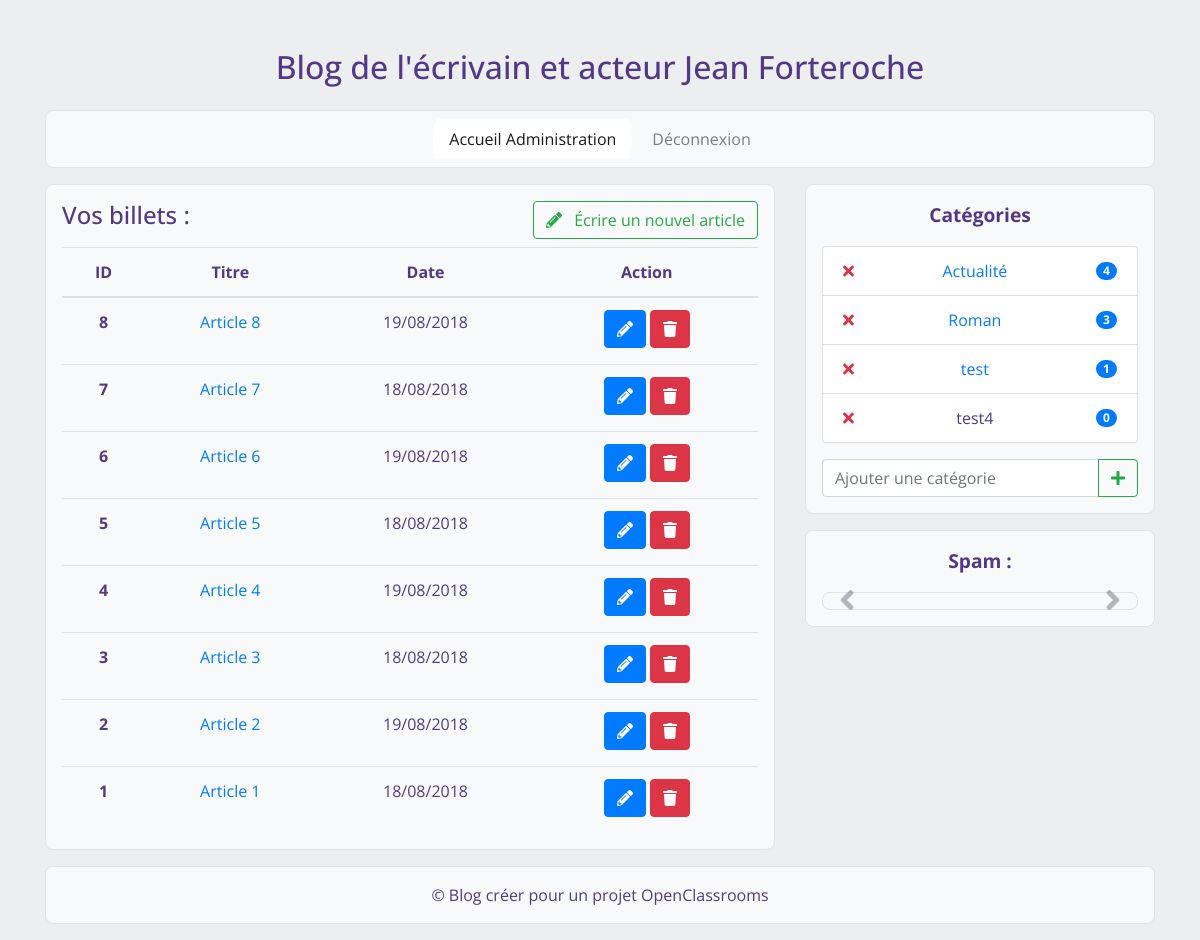
The app's page /index.php?page=admin, older data.
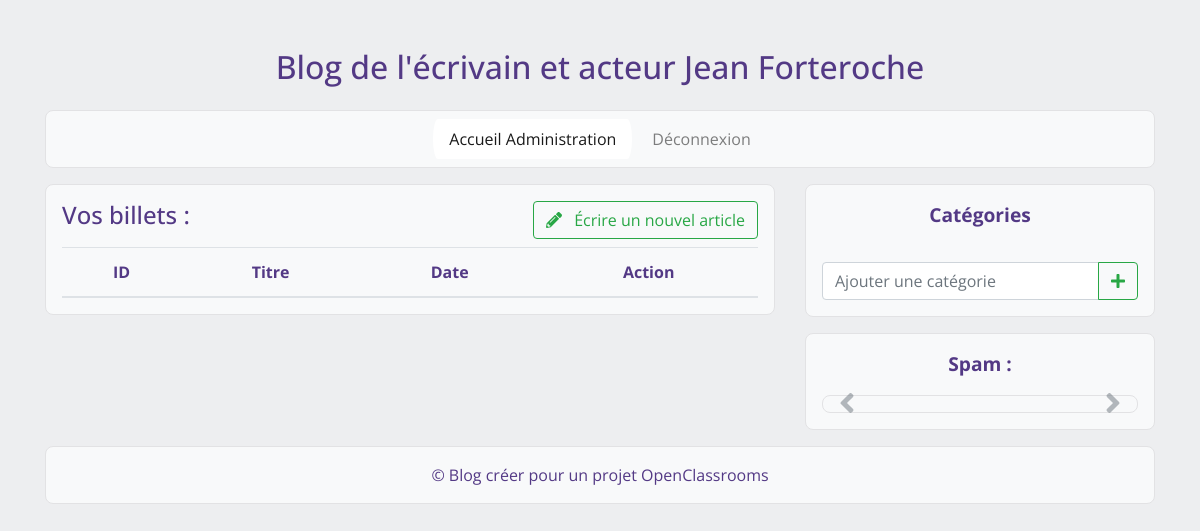
The same page, newer data.
### tables this page shows
CREATE TABLE `blog` (
  `id` int(11) NOT NULL,
  `categorie` tinyint(4) NOT NULL,
  `title` varchar(255) NOT NULL,
  `post` text NOT NULL,
  `post_date` datetime NOT NULL
);

CREATE TABLE `categorie` (
  `id` tinyint(4) NOT NULL,
  `name` varchar(255) NOT NULL
);

### controllers/backend.php (called while the page is built, shortened)
<?php
require_once('models/config.php');
require_once('models/AdminManager.php');
function showAdmin($pageId, $catId = '')
{
    $adminManager = new \OpenClassrooms\Projet4\Blog\AdminManager();
    $blogManager = new \OpenClassrooms\Projet4\Blog\BlogManager();
    $categoryId = $blogManager->getCategoryId();
    $posts = $blogManager->getPosts();
    $catSidebar = $adminManager->getCategory();
    require('views/backend/adminView.php');
}

### models/Manager.php (called while the page is built, shortened)
<?php
abstract class Manager
{
    final protected function dbConnect()
    {
        $db = new \PDO('mysql:host=localhost;dbname=projet4;charset=utf8', 'root', '');
        return $db;
    }
}

### models/config.php (called while the page is built, shortened)
<?php
$POSTSPERPAGE = 5;

### models/BlogManager.php (called while the page is built, shortened)
<?php
require_once("models/Manager.php");
class BlogManager extends Manager
{
    private $_db;
    private $_parameter;
    private $_categoryId;
    private $_postsPerPage;
    public function __construct()
    {
        $this->_db = $this->dbConnect();
        global $POSTSPERPAGE;
        $this->_postsPerPage = $POSTSPERPAGE;
    }
    public function setParameter($parameter)
    {
        $this->_parameter = (int) $parameter;
    }
    public function setCategoryId($parameter)
    {
        $this->_categoryId = (int) $parameter;
    }
    public function setAdminView()
    {
        $this->_postsPerPage =  $this->_postsPerPage * 2;
    }
    public function getPosts()
    {
        $firstMessageToShow = ($this->_parameter - 1) * $this->_postsPerPage;
        if (empty($this->_categoryId)) {
            $req = $this->_db->query('SELECT id, title, post, DATE_FORMAT(post_date, \'%d/%m/%Y\') AS creation_date_fr FROM blog
            ORDER BY id DESC LIMIT ' . $firstMessageToShow .' , ' . $this->_postsPerPage);
            return $req;
        } else {
            $req = $this->_db->query('SELECT id, title, post, DATE_FORMAT(post_date, \'%d/%m/%Y\') AS creation_date_fr FROM blog
            WHERE categorie = ' . $this->_categoryId . ' ORDER BY id DESC LIMIT ' . $firstMessageToShow .' , ' . $this->_postsPerPage);
            return $req;
        }
    }
}

### models/AdminManager.php (called while the page is built, shortened)
<?php
require_once("models/Manager.php");
class AdminManager extends Manager
{
    private $_db;
    public function __construct()
    {
        $this->_db = $this->dbConnect();
    }
    public function getCategory()
    {
        $req = $this->_db->query('
        SELECT c.id, c.name, COUNT(b.categorie) total
        FROM categorie c
        LEFT JOIN blog b
        ON c.id = b.categorie
        GROUP BY c.id, c.name
        ');
        return $req;
    }
}

### views/backend/adminView.php (the view, shortened to what the changed rows need)
<article class="col-lg-8">
    <div>
        <h2 class="">
            <a class="btn btn-outline-success article float-right" href="index.php?page=new" role="button">
                <i class="fas fa-pencil-alt"></i> &nbsp; Écrire un nouvel article
            </a>
            Vos billets
            :
        </h2>
        <div class="table-responsive">
            <table class="table table-hover text-center">
                <thead>
                    <tr>
                        <th scope="col">ID</th>
                        <th scope="col">Titre</th>
                        <th scope="col">Date</th>
                        <th scope="col">Action</th>
                    </tr>
                </thead>
                <tbody>
                    <?php
                while ($post = $posts->fetch()) {
                    ?>
                    <tr>
                        <th scope="row">
                            <?= $post['id'] ?>
                        </th>
                        <td><a href="index.php?page=post&amp;id=<?= $post['id'] ?>"
                                target="_blank">
                                <?= htmlspecialchars($post['title']) ?></a></td>
                        <td>
                            <?= $post['creation_date_fr'] ?>
                        </td>
                        <td>
                            <a class="btn btn-primary" href="index.php?action=editPost&amp;id=<?= $post['id'] ?>"
                                aria-label="Modifier">
                                <i class="fas fa-pencil-alt" aria-hidden="true"></i>
                            </a>
                            <a class="btn btn-danger" href="index.php?action=delPost&amp;id=<?= $post['id'] ?>"
                                aria-label="Supprimer">
                                <i class="fa fa-trash" aria-hidden="true"></i>
                            </a>
                        </td>
                    </tr>
                    <?php
                }
                    ?>
                </tbody>
            </table>
        </div>
    </div>
</article>
<aside class="col-lg-4">
    <div>
        <ul class="list-group">
            <?php while ($category = $catSidebar->fetch()) {
                        ?>
            <li class="list-group-item d-flex justify-content-between align-items-center">
                <a href="./index.php?action=delCategory&amp;id=<?= $category['id'] ?>">
                    <i class="fa fa-times text-danger" aria-hidden="true"></i>
                </a>
                <?php if ($category['total'] > 0): ?>
                <a href="./index.php?page=admin&amp;cat=<?= $category['id'] ?>">
                    <?= $category['name'] ?>
                </a>
                <?php else: ?>
                <?= $category['name'] ?>
                <?php endif; ?>
                <span class="badge badge-pill
<?php if (!empty($categoryId) && $categoryId == $category['id']): ?>
                     badge-success
                        <?php else: ?>
                         badge-primary
                            <?php endif; ?>
                    ">
                    <?= $category['total'] ?>
                </span>
            </li>
            <?php
                    }
        ?>
        </ul>
    </div>
</aside>
<?php require('template.php');

Row changes from the older to the newer data that the page shows:
removed blog: id "8", title "Article 8", creation_date_fr "19/08/2018"
removed blog: id "7", title "Article 7", creation_date_fr "18/08/2018"
removed blog: id "6", title "Article 6", creation_date_fr "19/08/2018"
removed blog: id "5", title "Article 5", creation_date_fr "18/08/2018"
removed blog: id "4", title "Article 4", creation_date_fr "19/08/2018"
removed blog: id "3", title "Article 3", creation_date_fr "18/08/2018"
removed blog: id "2", title "Article 2", creation_date_fr "19/08/2018"
removed blog: id "1", title "Article 1", creation_date_fr "18/08/2018"
removed categorie: name "Actualité", total "4"
removed categorie: name "Roman", total "3"
removed categorie: name "test", total "1"
removed categorie: name "test4", total "0"
